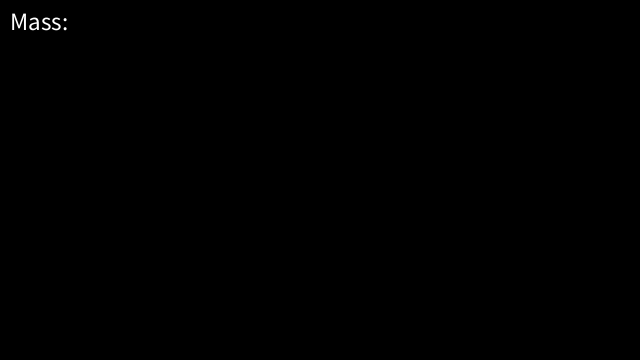
Frame 1 (no input)
Frame 60 (the mouse pressed at the canvas centre just before this capture): identical to frame 1, image omitted
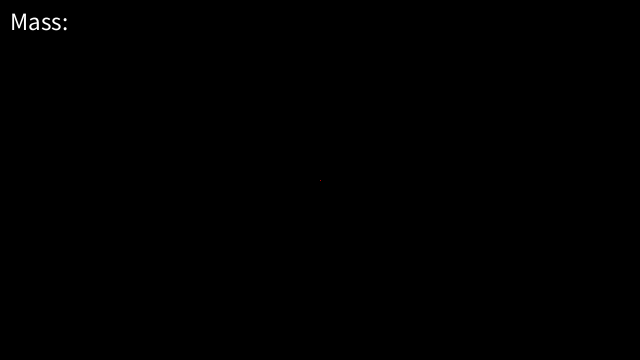
Frame 120 (the mouse held since frame 60 and released just before this capture)

The Processing sketch that drew these frames (run headless with seeded random() and noise(); from frame 60 on, the mouse is pressed at the canvas centre):

// Processing sketch: gravityParticlesSimulation
// ── gravityParticlesSimulation.pde
ArrayList<Particle> particleList;

//for the particle interaction
PVector mousePosition1;
PVector mousePosition2;
boolean active;
float mass;
String size = "";

void setup() {
  size(640, 360);
  //fullScreen();
  background(0);
  stroke(255);
  noFill();
  
  particleList = new ArrayList<Particle>();
  
  ////initiate a bunch of particles
  //for (int i = 0; i < 100; i++) {
  //  PVector pos = new PVector(random(0, width), random(0, height));
  //  PVector vel = new PVector(0, 0);
  //  particleList.add(new Particle(pos, random(1, 100), vel));
  //}
}

void draw() {
  background(0);
  
  for (int i = 0; i <= particleList.size() - 1; i++) { 
    // An ArrayList doesn't know what it is storing so we have to cast the object coming out
    Particle p = particleList.get(i);
    for (int j = 0; j <= particleList.size() - 1; j++) { 
      Particle o = particleList.get(j);
      p.calculateForces(o);
      p.checkParticleCollisions(o);
    }
    p.calculateKinematics();
    p.show();
    //p.showMasses();
  }
  
  //mouse interaction
  if (active == true) {
    stroke(255, 0, 0);
    line(mousePosition1.x, mousePosition1.y, mouseX, mouseY);
  }
  
  //type in the mass that you want
  if (size.length() > 0) {
    mass = Float.valueOf(size);
  }

  fill(255);
  textSize(25);
  text("Mass: " + size, 10, 30);
}


//mouse/ typing interaction
void mousePressed() {
  active = true;
  mousePosition1 = new PVector(mouseX, mouseY);
}

void mouseReleased() {
  active = false;
  PVector mousePosition2 = new PVector(mouseX, mouseY);
  PVector vel = mousePosition1.copy().sub(mousePosition2).div(1e1);
  particleList.add(new Particle(mousePosition1, mass, vel));
}

void keyPressed() {
  size = size + String.valueOf(key);
  if (key == ENTER) {
    size = "";
  }
  if (key == BACKSPACE) {
    for (int i = 0; i < particleList.size(); i++) {
      particleList.remove(i);
    }
  }
}

// ── particleClass.pde
class Particle {
  PVector position;
  PVector velocity;
  PVector acceleration;
  float mass;
  
  PVector force;
  float radius;
  
  Particle(PVector pos, float Mass, PVector vel) {
    position = pos;
    mass = Mass;
    acceleration = new PVector(0,0);
    velocity = vel;
    //density (mass/ area) is preserved with larger circles proportionally sized to larger mass
    radius = sqrt(mass);
  }
  
  void calculateForces(Particle other) { // adapted from processing.org/expamples/circlecollision.html Ira Greenburg
    //get distance between the particles
    PVector distanceVect = PVector.sub(other.position, position);
    
    //calculate magnitude of the vector separating the charges
    float distanceVectMag = distanceVect.mag();
    
    //law of universal gravitation
    float forceMag = 1e1 * other.mass * mass / pow(distanceVectMag, 2);
       
    //make force vector point in correct angle, then normalize and scale to magnitude
    force = new PVector(other.position.x - position.x, other.position.y - position.y);
    force.normalize();
    force.mult(forceMag);
    
    acceleration.add(force.div(mass));
    
    //limit acceleration
    float accelerationMag = acceleration.mag();
    acceleration.normalize().mult(min(accelerationMag, 1e-1));
  }
  
  void calculateKinematics() {  
    position.add(velocity); 
    velocity.add(acceleration); 
    
    //friction
    velocity.div(1.00001);
  }
  
  void checkParticleCollisions(Particle other) {
    //get distance between the two particles
    PVector distanceVect = PVector.sub(other.position, position);
    
    //calculate magnitude of the distance between them
    float distanceVectMag = distanceVect.mag();
    
    if (distanceVectMag < radius/2 + other.radius/2) { 
      ////limit velocity
      velocity.div(1.1);
      ////limit acceleration
      acceleration.set(0, 0);
      other.acceleration.set(0, 0);
      
      float distanceCorrection = ((radius/2 + other.radius/2)-distanceVectMag);
      PVector d = distanceVect.copy();
      PVector correctionVector = d.normalize().mult(distanceCorrection);
      position.sub(correctionVector);
      other.position.add(correctionVector);
    }
  }
  
  //void checkWallCollisions() {
  //  //check to see if within the box
  //  if (position.x < 5) {
  //    position.x = 5;
  //  }
  //  if (position.x > width-5) {
  //    position.x = width-5;
  //  }
  //  if (position.y < 5) {
  //    position.y = 5;
  //  }
  //  if (position.y > height-5) {
  //    position.y = height-5;
  //  }
  //}
  
  void show() {
    noFill();
    stroke(255);
    circle(position.x, position.y, radius);
  }
  
  void showMasses() {
    for (int i = 0; i < particleList.size(); i++) {
      text(mass, position.x, position.y);
    }
  }
}
